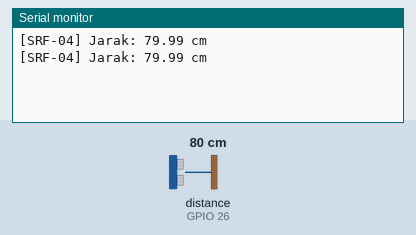
Recording of a program running on a simulated ESP32. On the bench: the last lines printed to the serial monitor. Wiring (inferred from the names in the program): ultrasonic range finder: trigger GPIO 25; echo GPIO 26. The inputs (shaded band) are chosen by the test bench; at power-on: distance to the obstacle (sensor on GPIO 26) 80 cm. The echo pulse lasts 58.3 µs per cm.

Above: at 2.8 s.
2.9 s: distance to the obstacle (sensor on GPIO 26) set to 2 cm
At 3.4 s:
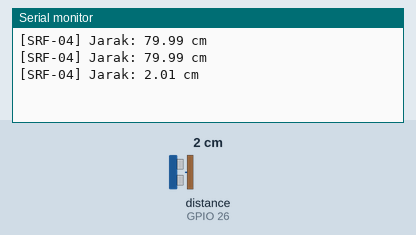
4.4 s: distance to the obstacle (sensor on GPIO 26) set to 4 cm
At 5.8 s:
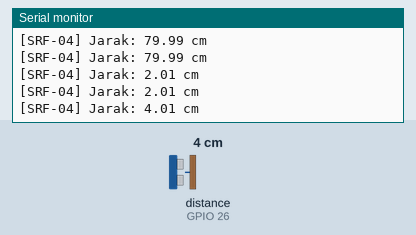
Timing chart, 0 to 7.4 s (numbered marks = the images above; inputs shaded):
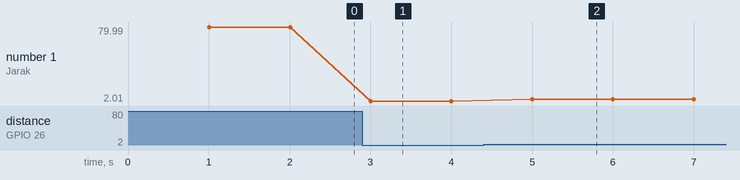

The program:

main.cpp
```cpp
#include <Arduino.h>

constexpr uint8_t TRIGGER_PIN = 25;
constexpr uint8_t ECHO_PIN = 26;
constexpr uint32_t READ_INTERVAL_MS = 1000;
constexpr uint32_t ECHO_TIMEOUT_US = 30000;

uint32_t lastReadAt = 0;

float readDistanceCm() {
  digitalWrite(TRIGGER_PIN, LOW);
  delayMicroseconds(2);
  digitalWrite(TRIGGER_PIN, HIGH);
  delayMicroseconds(10);
  digitalWrite(TRIGGER_PIN, LOW);

  const uint32_t durationUs = pulseIn(ECHO_PIN, HIGH, ECHO_TIMEOUT_US);

  if (durationUs == 0) {
    return NAN;
  }

  return durationUs * 0.0343F / 2.0F;
}

void setup() {
  Serial.begin(115200);

  pinMode(TRIGGER_PIN, OUTPUT);
  pinMode(ECHO_PIN, INPUT);
  digitalWrite(TRIGGER_PIN, LOW);
}

void loop() {
  const uint32_t now = millis();

  if (now - lastReadAt >= READ_INTERVAL_MS) {
    lastReadAt = now;

    const float distanceCm = readDistanceCm();

    if (isnan(distanceCm)) {
      Serial.println("[SRF-04] Pembacaan timeout");
      return;
    }

    Serial.printf("[SRF-04] Jarak: %.2f cm\n", distanceCm);
  }
}
```

Measured:
- after the input at 2.9 s, the serial monitor: prints a new line after 0.10 s (image 1)
- after the input at 4.4 s, the serial monitor: prints a new line after 0.60 s (image 2)
- plotted number 1: 79.99 → 2.01 after the input at 2.9 s, 2.01 → 4.01 after the input at 4.4 s
